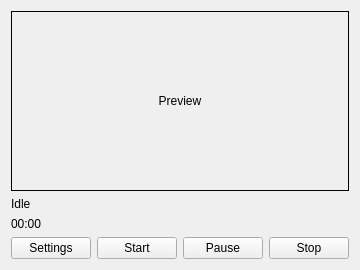
<?xml version="1.0" encoding="UTF-8"?>
<ui version="4.0">
 <class>SourceTile</class>
 <widget class="QWidget" name="SourceTile">
  <layout class="QVBoxLayout" name="verticalLayout">
   <item>
    <widget class="QLabel" name="previewLabel">
     <property name="minimumSize">
      <size><width>320</width><height>180</height></size>
     </property>
     <property name="frameShape"><enum>QFrame::Box</enum></property>
     <property name="alignment"><set>Qt::AlignCenter</set></property>
     <property name="text"><string>Preview</string></property>
    </widget>
   </item>
   <item>
    <widget class="QLabel" name="statusLabel">
     <property name="text"><string>Idle</string></property>
    </widget>
   </item>
   <item>
    <widget class="QLabel" name="timerLabel">
     <property name="text"><string>00:00</string></property>
    </widget>
   </item>
   <item>
    <layout class="QHBoxLayout" name="buttonLayout">
     <item><widget class="QPushButton" name="settingsButton"><property name="text"><string>Settings</string></property></widget></item>
     <item><widget class="QPushButton" name="startButton"><property name="text"><string>Start</string></property></widget></item>
     <item><widget class="QPushButton" name="pauseButton"><property name="text"><string>Pause</string></property></widget></item>
     <item><widget class="QPushButton" name="stopButton"><property name="text"><string>Stop</string></property></widget></item>
    </layout>
   </item>
  </layout>
 </widget>
 <resources/>
 <connections/>
</ui>
